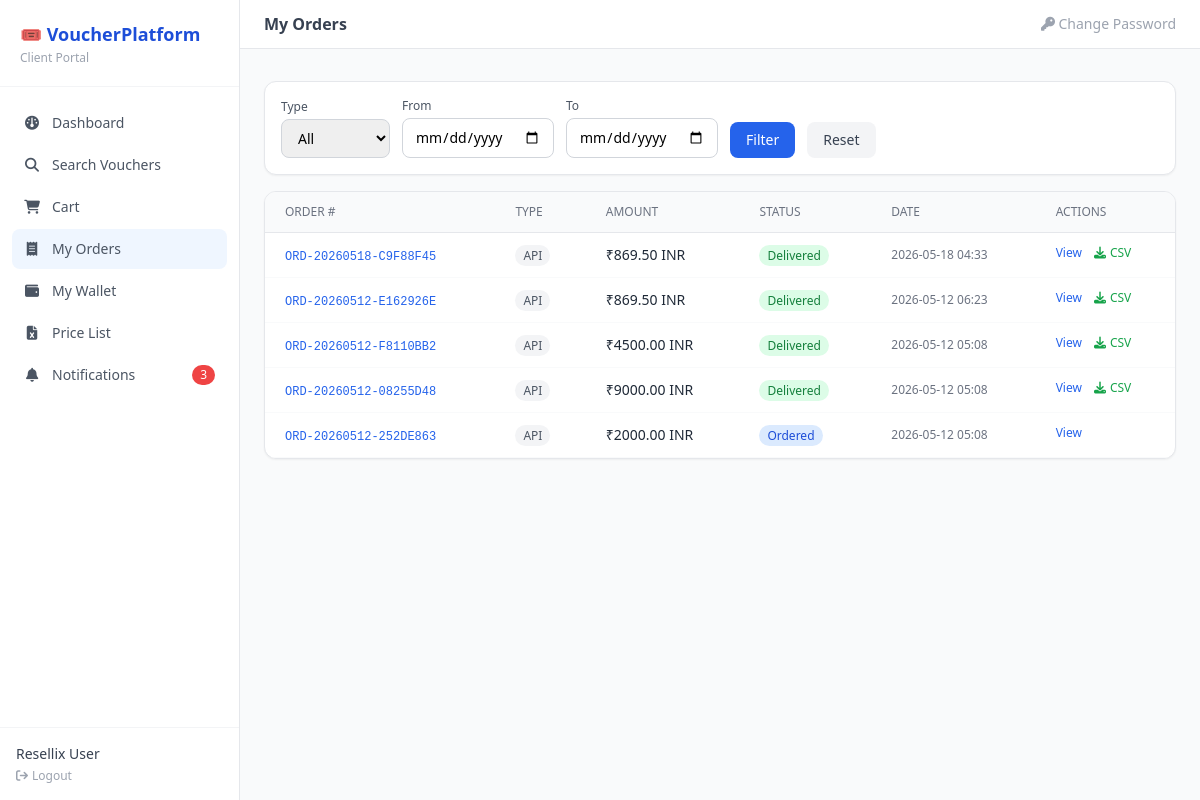
Page /client/orders/ (signed in) on the committed database.
### tables this page shows
CREATE TABLE orders (
    id INTEGER PRIMARY KEY AUTOINCREMENT,
    order_number TEXT NOT NULL UNIQUE,
    client_id INTEGER NOT NULL,
    currency_id INTEGER NOT NULL,
    order_type TEXT NOT NULL CHECK(order_type IN ('api','manual','preorder')),
    status TEXT NOT NULL DEFAULT 'ordered' CHECK(status IN ('ordered','pending_delivery','delivered','failed','cancelled')),
    total_amount REAL NOT NULL,
    total_usd REAL,
    fx_rate_used REAL,
    fx_buffer_pct REAL,
    invoice_number TEXT,
    remarks TEXT,
    cancelled_by INTEGER,
    cancelled_at DATETIME,
    cancellation_reason TEXT,
    created_by INTEGER NOT NULL,
    created_at DATETIME DEFAULT CURRENT_TIMESTAMP,
    updated_at DATETIME DEFAULT CURRENT_TIMESTAMP,
    FOREIGN KEY (client_id) REFERENCES clients(id),
    FOREIGN KEY (currency_id) REFERENCES currencies(id),
    FOREIGN KEY (created_by) REFERENCES users(id)
);

CREATE TABLE currencies (
    id INTEGER PRIMARY KEY AUTOINCREMENT,
    name TEXT NOT NULL,
    code TEXT NOT NULL UNIQUE,
    symbol TEXT NOT NULL,
    is_active INTEGER DEFAULT 1,
    created_at DATETIME DEFAULT CURRENT_TIMESTAMP,
    updated_at DATETIME DEFAULT CURRENT_TIMESTAMP
);

### routes/client_orders.py (the view)
@client_orders_bp.route("/")
@login_required
@role_required("client")
def orders_list():
    client_id = session.get("client_id")
    order_type = request.args.get("order_type")
    date_from = request.args.get("date_from")
    date_to = request.args.get("date_to")
    q = """SELECT o.*, cu.code as currency_code, cu.symbol
           FROM orders o JOIN currencies cu ON cu.id=o.currency_id
           WHERE o.client_id=?"""
    args = [client_id]
    if order_type: q += " AND o.order_type=?"; args.append(order_type)
    if date_from: q += " AND DATE(o.created_at)>=?"; args.append(date_from)
    if date_to: q += " AND DATE(o.created_at)<=?"; args.append(date_to)
    q += " ORDER BY o.created_at DESC"
    orders = query_db(q, args)
    return render_template("client/orders_list.html", orders=orders,
                           filters={"order_type": order_type, "date_from": date_from, "date_to": date_to})

### database/db.py (called while the page is built)
def get_db():
    db_path = Config.DATABASE_PATH
    os.makedirs(os.path.dirname(db_path), exist_ok=True)
    conn = sqlite3.connect(db_path)
    conn.row_factory = sqlite3.Row
    conn.execute("PRAGMA foreign_keys = ON")
    conn.execute("PRAGMA journal_mode = WAL")
    return conn

def query_db(query, args=(), one=False):
    conn = get_db()
    try:
        cur = conn.execute(query, args)
        rv = cur.fetchall()
        conn.commit()
        return (rv[0] if rv else None) if one else rv
    finally:
        conn.close()

### services/notification_service.py (called while the page is built)
def get_user_notifications(user_id, unread_only=False):
    if unread_only:
        return query_db("SELECT * FROM notifications WHERE user_id=? AND is_read=0 ORDER BY created_at DESC", (user_id,))
    return query_db("SELECT * FROM notifications WHERE user_id=? ORDER BY created_at DESC LIMIT 50", (user_id,))

### templates/client/orders_list.html (shortened to what this page needs)
{% extends "base_client.html" %}
{% block page_title %}My Orders{% endblock %}
{% block content %}
<div class="bg-white rounded-xl border border-gray-200 shadow-sm mb-4 p-4">
  <form method="GET" class="flex flex-wrap gap-3 items-end">
    <div>
      <label class="block text-xs font-medium text-gray-600 mb-1">Type</label>
      <select name="order_type" class="px-3 py-2 border border-gray-300 rounded-lg text-sm focus:ring-2 focus:ring-blue-500 outline-none">
        <option value="">All</option>
      </select>
    </div>
    <div>
      <label class="block text-xs font-medium text-gray-600 mb-1">From</label>
      <input type="date" name="date_from" value="{{ filters.date_from or '' }}"
             class="px-3 py-2 border border-gray-300 rounded-lg text-sm focus:ring-2 focus:ring-blue-500 outline-none"/>
    </div>
    <div>
      <label class="block text-xs font-medium text-gray-600 mb-1">To</label>
      <input type="date" name="date_to" value="{{ filters.date_to or '' }}"
             class="px-3 py-2 border border-gray-300 rounded-lg text-sm focus:ring-2 focus:ring-blue-500 outline-none"/>
    </div>
    <button type="submit" class="bg-blue-600 hover:bg-blue-700 text-white text-sm font-medium px-4 py-2 rounded-lg">Filter</button>
    <a href="{{ url_for('client_orders.orders_list') }}" class="bg-gray-100 hover:bg-gray-200 text-gray-700 text-sm font-medium px-4 py-2 rounded-lg">Reset</a>
  </form>
</div>
<div class="bg-white rounded-xl border border-gray-200 shadow-sm overflow-x-auto">
  <table class="w-full text-sm whitespace-nowrap">
    <thead><tr class="bg-gray-50 border-b border-gray-200">
      <th class="px-5 py-3 text-left text-xs font-medium text-gray-500 uppercase">Order #</th>
      <th class="px-5 py-3 text-left text-xs font-medium text-gray-500 uppercase">Type</th>
      <th class="px-5 py-3 text-left text-xs font-medium text-gray-500 uppercase">Amount</th>
      <th class="px-5 py-3 text-left text-xs font-medium text-gray-500 uppercase">Status</th>
      <th class="px-5 py-3 text-left text-xs font-medium text-gray-500 uppercase">Date</th>
      <th class="px-5 py-3 text-left text-xs font-medium text-gray-500 uppercase">Actions</th>
    </tr></thead>
    <tbody>
      {% for o in orders %}
      <tr class="border-b border-gray-50 hover:bg-gray-50 transition-colors">
        <td class="px-5 py-3">
          <a href="{{ url_for('client_orders.order_detail', order_id=o.id) }}"
             class="text-blue-600 hover:underline font-mono text-xs">{{ o.order_number }}</a>
        </td>
        <td class="px-5 py-3">
          <span class="px-2 py-0.5 rounded-full text-xs bg-gray-100 text-gray-600">{{ o.order_type|upper }}</span>
        </td>
        <td class="px-5 py-3 font-medium text-gray-800">
          {{ o.symbol }}{{ "%.2f"|format(o.total_amount) }} {{ o.currency_code }}
        </td>
        <td class="px-5 py-3">
          <span class="px-2 py-0.5 rounded-full text-xs font-medium
            {% if o.status=='delivered' %}bg-green-100 text-green-700
            {% elif o.status=='cancelled' %}bg-red-100 text-red-700
            {% elif o.status=='ordered' %}bg-blue-100 text-blue-700
            {% else %}bg-amber-100 text-amber-700{% endif %}">
            {{ o.status|replace('_',' ')|title }}
          </span>
        </td>
        <td class="px-5 py-3 text-gray-500 text-xs">{{ o.created_at[:16] }}</td>
        <td class="px-5 py-3 flex items-center gap-3">
          <a href="{{ url_for('client_orders.order_detail', order_id=o.id) }}"
             class="text-blue-600 text-xs hover:underline font-medium">View</a>
          {% if o.status == 'delivered' %}
          <a href="{{ url_for('client_orders.download_codes', order_id=o.id) }}"
             class="text-green-600 text-xs hover:underline font-medium">
            <i class="fa fa-download mr-1"></i>CSV
          </a>
          {% endif %}
        </td>
      </tr>
      {% endfor %}
    </tbody>
  </table>
</div>
{% endblock %}

### rows in the picture
orders: order_number "ORD-20260518-C9F88F45", order_type "API", symbol "₹", total_amount "869.50", currency_code "INR", status "Delivered", created_at "2026-05-18 04:33"
orders: order_number "ORD-20260512-E162926E", order_type "API", symbol "₹", total_amount "869.50", currency_code "INR", status "Delivered", created_at "2026-05-12 06:23"
orders: order_number "ORD-20260512-F8110BB2", order_type "API", symbol "₹", total_amount "4500.00", currency_code "INR", status "Delivered", created_at "2026-05-12 05:08"
orders: order_number "ORD-20260512-08255D48", order_type "API", symbol "₹", total_amount "9000.00", currency_code "INR", status "Delivered", created_at "2026-05-12 05:08"
orders: order_number "ORD-20260512-252DE863", order_type "API", symbol "₹", total_amount "2000.00", currency_code "INR", status "Ordered", created_at "2026-05-12 05:08"

### other values in the picture
{{ unread_notifications }} "3"
{{ session.user_name }} "Resellix User"
